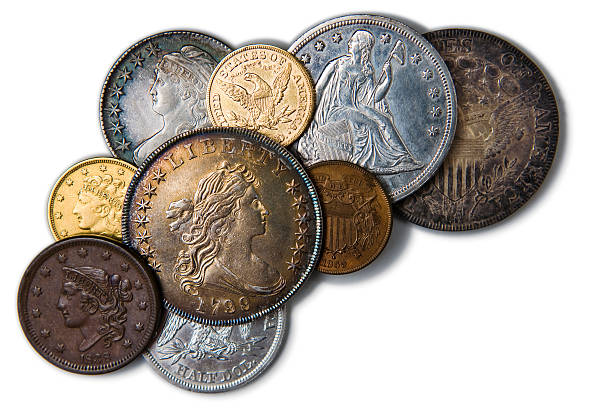
#> input picture Topics/coins.jpg, 612 x 408 px
$ python canny_edge_detection.py   (older library calls are emulated)
#> lines starting #> are read from the running program, lines starting #| are printed output that depends on the picture; after the words box and inside, x2 and y2 are one past the last pixel; in counts of white or black regions, pixels touching at a corner belong together
import cv2
import numpy as np
import matplotlib.pyplot as plt


def gaussian_blur(img, ksize=(5, 5), sigma=1.4):
    return cv2.GaussianBlur(img, ksize, sigma)


def compute_gradients(img):
    sobel_x = cv2.Sobel(img, cv2.CV_64F, 1, 0, ksize=3)
    sobel_y = cv2.Sobel(img, cv2.CV_64F, 0, 1, ksize=3)
    magnitude = np.hypot(sobel_x, sobel_y)
    magnitude = magnitude / magnitude.max() * 255
    direction = np.arctan2(sobel_y, sobel_x)
    return magnitude, direction


def non_max_suppression(magnitude, direction):
    M, N = magnitude.shape
    Z = np.zeros((M, N), dtype=np.uint8)
    angle = direction * 180. / np.pi
    angle[angle < 0] += 180

    for i in range(1, M - 1):
        for j in range(1, N - 1):
            q, r = 255, 255

            if (0 <= angle[i, j] < 22.5) or (157.5 <= angle[i, j] <= 180):
                q = magnitude[i, j + 1]
                r = magnitude[i, j - 1]
            elif (22.5 <= angle[i, j] < 67.5):
                q = magnitude[i + 1, j - 1]
                r = magnitude[i - 1, j + 1]
            elif (67.5 <= angle[i, j] < 112.5):
                q = magnitude[i + 1, j]
                r = magnitude[i - 1, j]
            elif (112.5 <= angle[i, j] < 157.5):
                q = magnitude[i - 1, j - 1]
                r = magnitude[i + 1, j + 1]

            if (magnitude[i, j] >= q) and (magnitude[i, j] >= r):
                Z[i, j] = magnitude[i, j]
            else:
                Z[i, j] = 0

    return Z


def double_threshold(img, low_ratio=0.5, high_ratio=0.3):
    high = img.max() * high_ratio
    low = high * low_ratio

    res = np.zeros_like(img, dtype=np.uint8)

    strong = 255
    weak = 75

    strong_i, strong_j = np.where(img >= high)
    weak_i, weak_j = np.where((img <= high) & (img >= low))

    res[strong_i, strong_j] = strong
    res[weak_i, weak_j] = weak

    return res, weak, strong


def hysteresis(img, weak, strong):
    M, N = img.shape
    for i in range(1, M - 1):
        for j in range(1, N - 1):
            if img[i, j] == weak:
                if any(img[i + di, j + dj] == strong for di in [-1, 0, 1] for dj in [-1, 0, 1]):
                    img[i, j] = strong
                else:
                    img[i, j] = 0
    return img


def manual_canny(image_path):
#> called with image_path = '../coins.jpg'
    original = cv2.imread(image_path, 0)
#> original: shape (408, 612); min 0, max 255, mean 174.5
    blurred = gaussian_blur(original)
    grad_mag, grad_dir = compute_gradients(blurred)
#> in compute_gradients, `sobel_y = cv2.Sobel(img, cv2.CV_64F, 0, 1, ksize=3)`:
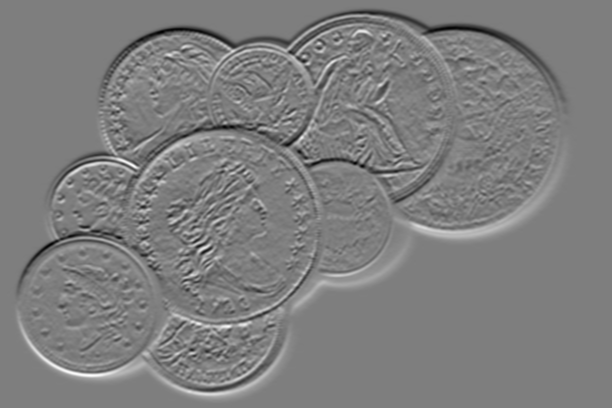
#> sobel_y: shape (408, 612) float64; min -364, max 370, mean 0; drawn with min black and max white
#> in compute_gradients, `magnitude = np.hypot(sobel_x, sobel_y)`:
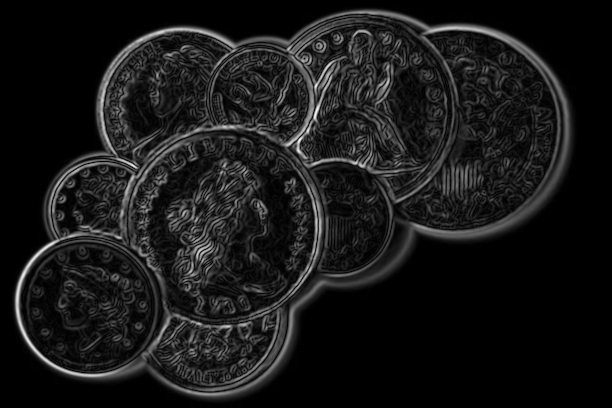
#> magnitude: shape (408, 612) float64; min 0, max 448.6, mean 43.1; drawn with min black and max white
#> in compute_gradients, `direction = np.arctan2(sobel_y, sobel_x)`:
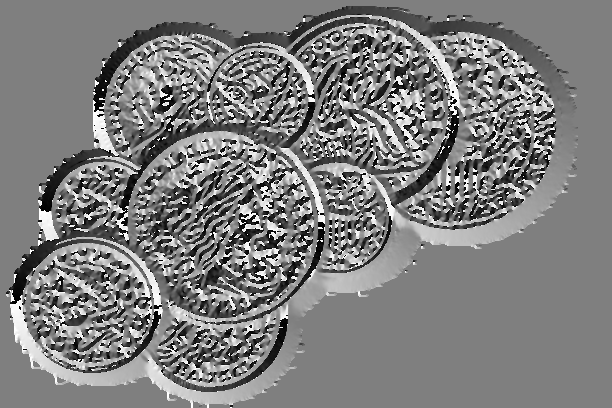
#> direction: shape (408, 612) float64; min -3.14, max 3.14, mean -0.0216; drawn with min black and max white
    suppressed = non_max_suppression(grad_mag, grad_dir)
#> in non_max_suppression, `angle[angle < 0] += 180`:
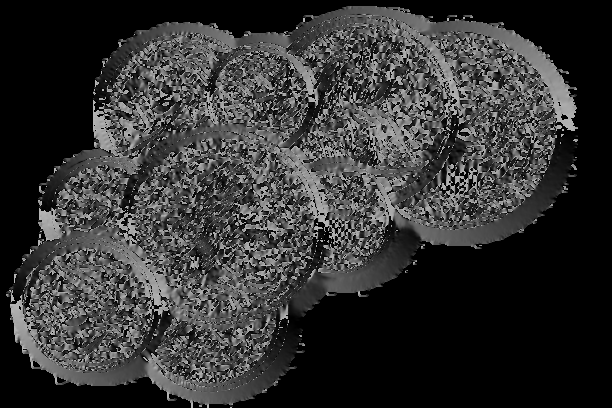
#> angle: shape (408, 612) float64; min 0, max 180, mean 51.5
#> after the loop in non_max_suppression, `for i in range(1, M - 1):`:
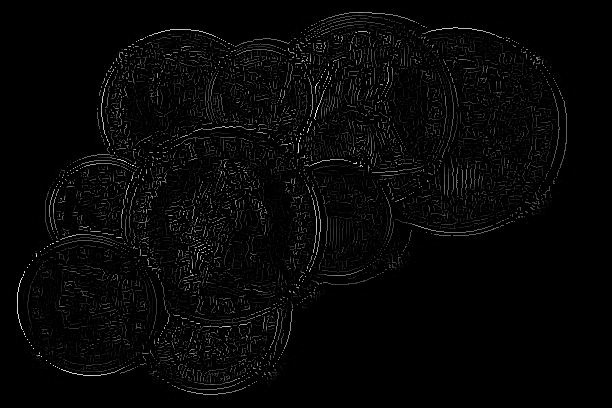
#> Z: shape (408, 612); min 0, max 255, mean 6.2
    thresholded, weak, strong = double_threshold(suppressed)
#> in double_threshold, `high = img.max() * high_ratio`: high = 76.5
#> in double_threshold, `low = high * low_ratio`: low = 38.25
#> in double_threshold, `strong_i, strong_j = np.where(img >= high)`: strong_i = 6596 values from 12 to 394; strong_j = 6596 values, max 566 at index 1957, min 17 at index 5564, mean 263
#> in double_threshold, `weak_i, weak_j = np.where((img <= high) & (img >= low))`: weak_i = 9509 values from 15 to 388; weak_j = 9509 values, max 556 at index 5143, min 27 at index 8237, mean 278.7
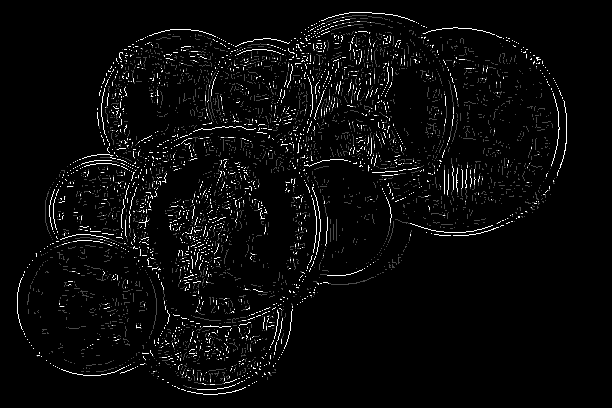
#> thresholded: shape (408, 612); min 0, max 255, mean 9.6
#> weak = 75; strong = 255
    final = hysteresis(thresholded.copy(), weak, strong)
#> after the loop in hysteresis, `for i in range(1, M - 1):`:
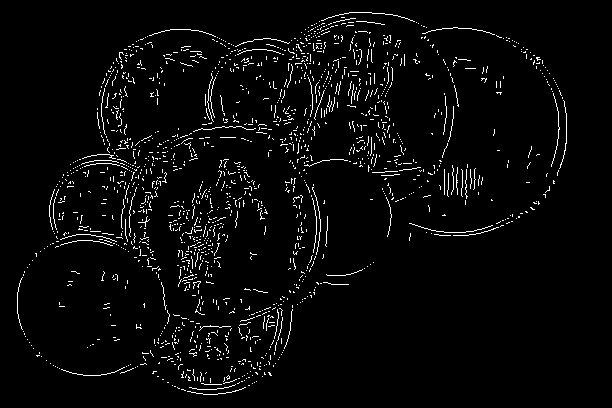
#> img: shape (408, 612); 3.5% white in thin lines or dots, all inside (x1, y1, x2, y2) = (17, 12, 567, 395)

    # Plotting all steps
    plt.figure(figsize=(15, 8))

    plt.subplot(2, 3, 1), plt.imshow(original, cmap='gray'), plt.title("Original")
    plt.axis('off')

    plt.subplot(2, 3, 2), plt.imshow(blurred, cmap='gray'), plt.title("Gaussian Blur")
    plt.axis('off')

    plt.subplot(2, 3, 3), plt.imshow(grad_mag, cmap='gray'), plt.title("Gradient Magnitude")
    plt.axis('off')

    plt.subplot(2, 3, 4), plt.imshow(suppressed, cmap='gray'), plt.title("Non-Max Suppression")
    plt.axis('off')

    plt.subplot(2, 3, 5), plt.imshow(thresholded, cmap='gray'), plt.title("Double Threshold")
    plt.axis('off')

    plt.subplot(2, 3, 6), plt.imshow(final, cmap='gray'), plt.title("Final Canny Edge")
    plt.axis('off')

    plt.tight_layout()
    plt.show()


if __name__ == '__main__':
    manual_canny('../coins.jpg')  # Replace with your own image path

$ run again, with Topics/a.jpg copied over Topics/coins.jpg
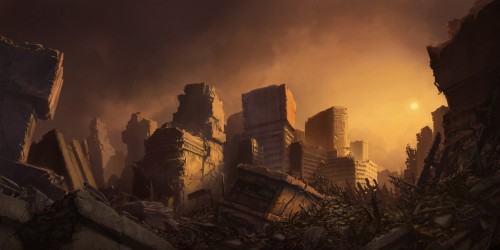
#> input picture Topics/a.jpg, 500 x 250 px
#> after the loop in non_max_suppression, `for i in range(1, M - 1):`:
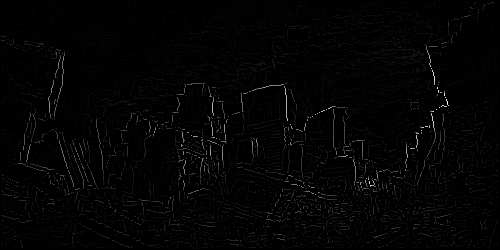
#> Z: shape (250, 500); min 0, max 255, mean 3.8
#> high = 76.5
#> low = 38.25
#> strong_i = 1117 values from 46 to 213; strong_j = 1117 values, max 448 at index 285, min 20 at index 774, mean 243.5
#> weak_i = 1796 values from 2 to 244; weak_j = 1796 values, max 491 at index 0, min 2 at index 1298, mean 231.1
#> weak = 75; strong = 255
#> after the loop in hysteresis, `for i in range(1, M - 1):`:
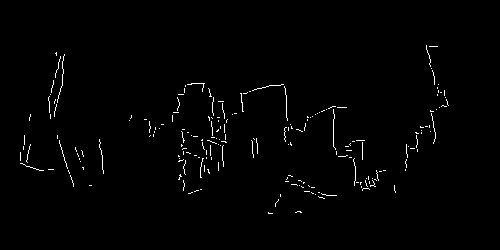
#> img: shape (250, 500); 1.2% white in thin lines or dots, all inside (x1, y1, x2, y2) = (20, 45, 449, 214)
